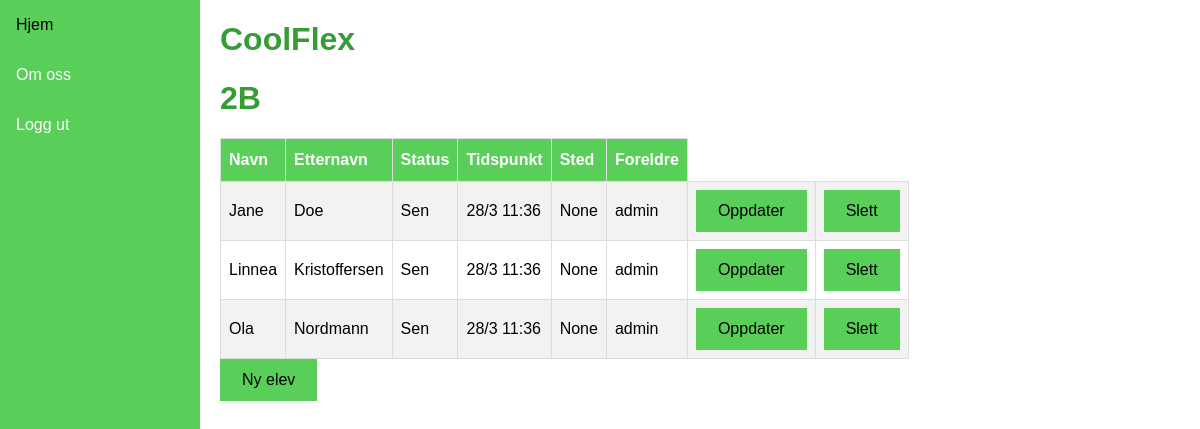
Screenshot of /klasse/2 (signed in) with the database file from the repository.
### coolflex/models.py (models this page shows, shortened)
class Klasse(models.Model):
    navn = models.CharField(max_length=2, default=None)
    teacher = models.ForeignKey(User, on_delete=models.CASCADE)
    def __str__(self):
        return self.navn
    class Meta:  #la til Meta-data i Klasse og CoolUser for å kunne sortere på klassenavn og etternavn
        ordering = ["navn"]

class CoolUser(models.Model):
    first_name = models.CharField(max_length=20, default="CoolUser")
    last_name = models.CharField(max_length=20, default ="")
    klasse = models.ForeignKey(Klasse, null=True, related_name="cooluser", on_delete=models.CASCADE)
    teacher = models.ForeignKey(User, blank=True, on_delete=models.CASCADE, related_name="+")
    parent = models.ForeignKey(User, blank=True, on_delete=models.CASCADE, related_name="+")
    status = models.CharField(max_length=3, default="DEF", blank=True, null=True)
    timestamp = models.CharField(max_length=20, default="N/A", blank=True, null=True)
    location = models.CharField(max_length=20, default="N/A", blank=True, null=True)
    class Meta:
        ordering = ["last_name", "first_name"]
    def get_parent(self):
        return self.parent.username

### coolflex/views.py (the view)
# urls.py: path("klasse", views.frontpage, name="frontpage"),
@login_required
def klasse(request, pk):
	klasse = Klasse.objects.get(id=pk)
	coolusers = CoolUser.objects.filter(klasse=klasse)
	klassenavn = klasse
	for user in coolusers:
		user.status = get_status_text(user)
		user.location = get_coolbox_location(user, coolbox_dict)
		user.timestamp = get_timestamp_text(user)
	context = {'klasse':klasse, 'coolusers':coolusers, "klassenavn":klassenavn} #context er en ryddig måte å bruke data i template
	return render(request, "coolflex/klasse.html", context)

### coolflex/views.py (called while the page is built)
def get_timestamp(user):
	box_data_list = []
	timestamp = datetime.now() #får int feil hvis ikke, default blir .now()
	box_data = DataCoolBox.objects.filter(cooluser_id = user.id)
	for data in box_data:
		box_data_list.append(data)
	if (len(box_data_list) > 1):
		timestamp = box_data_list[-1].timestamp
	elif (len(box_data_list) == 1):
		timestamp = box_data_list[0].timestamp
	return timestamp

def get_coolbox_location(user, box_dict):
	box_data_list = []
	box_id = 0
	box_data = DataCoolBox.objects.filter(cooluser_id = user.id)
	for data in box_data:
		box_data_list.append(data)
	if (len(box_data_list) > 1):
		box_id = box_data_list[-1].box_id
	elif (len(box_data_list) == 1):
		box_id = box_data_list[0].box_id
	return box_dict.get(box_id)

def get_timestamp_text(user):
	timestamp = get_timestamp(user)
	minute = int(timestamp.minute)
	if (minute <= 9):
		minute = "0"+str(minute)
	hour = int(timestamp.hour)
	if (hour <= 9):
		hour = "0"+str(hour)
	day = int(timestamp.day)
	if (day <= 9):
		day = "0"+str(day)
	month = int(timestamp.month)
	timestamp_text = f"{day}/{month} {hour}:{minute}"
	return timestamp_text

def check_timestamp(timestamp):
	valid_start_hour = 6
	valid_end_hour = 10
	today = int(datetime.now().day)
	this_month = int(datetime.now().month)
	this_year = int(datetime.now().year)
	hour = int(timestamp.hour)
	minutes = int(timestamp.minute)
	day = int(timestamp.day)
	month = int(timestamp.month)
	year = int(timestamp.year)
	if ((today == day) and (this_month == month) and (this_year == year)):
		if (valid_start_hour <= hour) and (hour < valid_end_hour):
			return 1 #valid timeframe
		elif (hour >= valid_end_hour):
			return 2 #late to school
		else:
			return 3 #invalid timeframe, something is up >:/
	else:
		return False

def get_status(user):
	timestamp_status = check_timestamp(get_timestamp(user))
	if (timestamp_status == 1):
		print("Valid date and time")
		return True
	elif (timestamp_status == 2):
		print("Invalid time")
		return 2
	elif (timestamp_status == 3):
		return False
	else:
		print("Invalid date")
		return False

def get_status_text(user):
	status = get_status(user)
	if (status == True):
		return "OK"
	elif (status == 2):
		return "Sen"
	else:
		return "MIA"

### coolflex/templates/coolflex/klasse.html
{% extends 'coolflex/base.html' %}
{% load static %}
{% block content %}
<h1>{{ klassenavn }}</h1>
<table id="coolflex">
    <thead>
      <tr>
        <th>Navn</th>
        <th>Etternavn</th>
        <th>Status</th>
        <th>Tidspunkt</th>
        <th>Sted</th>
        <th>Foreldre</th>
      </tr>
    </thead>
    <tbody>
      <tr>
        {% for user in coolusers %}
        {% if user.klasse|lower == klassenavn|lower %}
        <tr>
            <td> {{ user.first_name }} </td>
            <td> {{ user.last_name }} </td>
            <td> {{ user.status }} </td>
            <td> {{ user.timestamp }} </td>
            <td> {{ user.location }} </td>
            <td> {{ user.get_parent }} </td>
            <td> <div class="button"><a href="{% url 'updatecooluser' user.id %}">Oppdater</a></div> </td>
            <td> <div class="button"><a href="{% url 'deletecooluser' user.id %}">Slett</a></div> </td>
        </tr>
        {%endif%}
        {%endfor%}
      </tr>
    </tbody>
    </table>
    <div class="button"><a href="{% url 'createcooluser' %}">Ny elev</a></div>
{% endblock %}
{% block sidenav %}
<a href="{% url 'frontpage' %}">Hjem</a>
<a href="{% url 'info' %}">Om oss</a>
<a href="{% url 'logout' %}">Logg ut</a>
{% endblock %}

### coolflex/templates/coolflex/base.html (style rules this page uses)
.button a { background-color: rgb(89, 207, 89); color: black; border: 2px solid rgb(89, 207, 89); padding: 10px 20px; text-align: center; text-decoration: none; display: inline-block; }
#coolflex { font-family: Arial, Helvetica, sans-serif; border-collapse: collapse; white-space: nowrap; }
#coolflex td, #coolflex th { border: 1px solid #ddd; padding: 8px; }
#coolflex tr:nth-child(even) { background-color: #f2f2f2; }
#coolflex th { padding-top: 12px; padding-bottom: 12px; text-align: left; background-color: rgb(89, 207, 89); color: white; }
* { box-sizing: border-box; }
body { margin: 0; font-family: Arial, Helvetica, sans-serif; }
h1, h2, h3, p { color: rgb(54, 156, 54); }
.sidenav a { color: white; padding: 16px; text-decoration: none; display: block; }

### rows the page displays
Klasse: navn "2B"
CoolUser: first_name "Jane", last_name "Doe", status "Sen", timestamp "28/3 11:36", location "None", get_parent "admin"
CoolUser: first_name "Linnea", last_name "Kristoffersen", status "Sen", timestamp "28/3 11:36", location "None", get_parent "admin"
CoolUser: first_name "Ola", last_name "Nordmann", status "Sen", timestamp "28/3 11:36", location "None", get_parent "admin"
